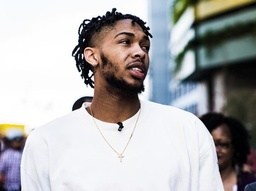
#> input picture cnn_NumPy/cnn_Numpy/Ingram.JPG, 256 x 191 px, shrunk from 1080 x 807 before the run
$ python test_cnn_NumPy.py
#> lines starting #> are read from the running program, lines starting #| are printed output that depends on the picture
### cnn_NumPy/cnn_Numpy/numpycnn.py
#!/usr/bin/env python3
# coding:utf-8

import numpy as np
import sys

# CONV operation
def conv(img, conv_filter):

    # test whether the channels match or not
    if len(img.shape) > 2 or len(conv_filter.shape) > 3:
        if img.shape[-1] != conv_filter.shape[-1]:
            print("Error: Number of channels must match.")
            sys.exit()

    # test whether the filter is a square shape
    if conv_filter.shape[1] != conv_filter.shape[2]:
        print("Error: Filter must be a square matrix. ")
        sys.exit()

    # test whether filter's edge is an odd number
    if conv_filter.shape[1] % 2 == 0:
        print("Error: Filter must be an odd size")
        sys.exit()

    # Output the conv result
    feature_maps = np.zeros((img.shape[0] - conv_filter.shape[1] + 1,
                             img.shape[1] - conv_filter.shape[1] + 1,
                             conv_filter.shape[0]))

    # do Convolutions
    for filter_num in range(conv_filter.shape[0]):
        print("Filter ", filter_num + 1)
        curr_filter = conv_filter[filter_num, :]

        """
        Checking if there are mutiple channels for the single filter
        If so, then each channel will convolve the image.
        The result of all convolutions are summed
            to return a single feature map
        """

        if len(curr_filter.shape) > 2:
            conv_map = conv_(img[:, :, 0], curr_filter[:, :, 0])

            for ch_num in range(1, curr_filter.shape[-1]):
                conv_map += conv_(img[:, :, ch_num], curr_filter[:, :, ch_num])

        else:
            conv_map = conv_(img, curr_filter)

        feature_maps[:, :, filter_num] = conv_map

    return feature_maps


def conv_(img, conv_filter):
    filter_size = conv_filter.shape[0]
    height = img.shape[0] - filter_size + 1
    width = img.shape[1] - filter_size + 1
    result = np.zeros((height, width))

    # Looping through the image
    for r in np.uint16(np.arange(0, height)):

        for c in np.uint16(np.arange(0, width)):

            curr_region = img[r: r + filter_size,
                              c: c + filter_size]
            curr_result = curr_region * conv_filter
            conv_sum = np.sum(curr_result)
            result[r, c] = conv_sum

    final_result = result

    return final_result


# ReLU activation function
def relu(feature_map):
    # Initialize the output
    relu_out = np.zeros((feature_map.shape))
    for map_num in range(feature_map.shape[-1]):
        for r in np.arange(0, feature_map.shape[0]):
            for c in np.arange(0, feature_map.shape[0]):
                relu_out[r, c, map_num] = np.maximum(0, feature_map[r, c, map_num])
    return relu_out


# Pooling Layer
def pooling(feature_map, size=2, stride=2):
    # Initialize the output
    pool_out = np.zeros((np.uint16((feature_map.shape[0] -size + 1)/stride),
                         np.uint16((feature_map.shape[1] -size + 1)/stride),
                         feature_map.shape[-1]))
    for map_num in range(feature_map.shape[-1]):
        r_index = 0
        for r in np.arange(0, feature_map.shape[0] - size - 1, stride):
            c_index = 0
            for c in np.arange(0, feature_map.shape[1] - size - 1, stride):
                pool_out[r_index, c_index, map_num] = np.max(feature_map[r: r + size, c: c + size])
                c_index += 1
            r_index += 1
    return pool_out


### cnn_NumPy/cnn_Numpy/test_cnn_NumPy.py
#!/usr/bin/env python3
from skimage import io, color
import numpy
import matplotlib
import numpycnn

# Reading the image
img = io.imread("Ingram.JPG")
#> img is the input picture: shape (191, 256, 3); mean R, G, B 175.2, 174.2, 174.7

# Converting the image into gray.
img = color.rgb2gray(img)
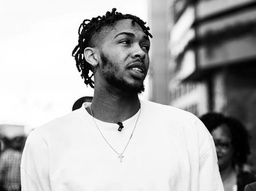
#> img: shape (191, 256) float64; min 0, max 1, mean 0.684

# First conv layer
# l1_filter = numpy.random.rand(2,7,7)*20 # Preparing the filters randomly.
l1_filter = numpy.zeros((2,3,3))
l1_filter[0, :, :] = numpy.array([[[-1, 0, 1],
                                   [-1, 0, 1],
                                   [-1, 0, 1]]])
l1_filter[1, :, :] = numpy.array([[[1,   1,  1],
                                   [0,   0,  0],
                                   [-1, -1, -1]]])

print("\n**Working with conv layer 1**")
l1_feature_map = numpycnn.conv(img, l1_filter)
#> the loop in conv, `for filter_num in range(conv_filter.shape[0]):` made 2 passes
#> pass 1, in conv, `conv_map = conv_(img, curr_filter)`:
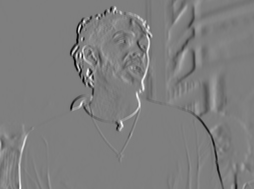
#> conv_map: shape (189, 254) float64; min -2.94, max 2.96, mean -0.0141; drawn with min black and max white
print("\n**ReLU**")
l1_feature_map_relu = numpycnn.relu(l1_feature_map)
print("\n**Pooling**")
l1_feature_map_relu_pool = numpycnn.pooling(l1_feature_map_relu, 2, 2)
print("**End of conv layer 1**\n")

# Second conv layer
l2_filter = numpy.random.rand(3, 5, 5, l1_feature_map_relu_pool.shape[-1])
print("\n**Working with conv layer 2**")
l2_feature_map = numpycnn.conv(l1_feature_map_relu_pool, l2_filter)
#> after the loop in conv (call 2), `for filter_num in range(conv_filter.shape[0]):`:
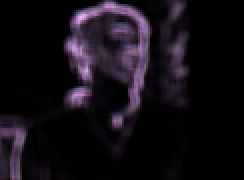
#> feature_maps: shape (90, 122, 3) float64 (shown 2 times larger); mean of channels 0, 1, 2 3.4, 2.6, 3.7; drawn with min black and max white
print("\n**ReLU**")
l2_feature_map_relu = numpycnn.relu(l2_feature_map)
print("\n**Pooling**")
l2_feature_map_relu_pool = numpycnn.pooling(l2_feature_map_relu, 2, 2)
print("**End of conv layer 2**\n")

# Third conv layer
l3_filter = numpy.random.rand(1, 7, 7, l2_feature_map_relu_pool.shape[-1])
print("\n**Working with conv layer 3**")
l3_feature_map = numpycnn.conv(l2_feature_map_relu_pool, l3_filter)
print("\n**ReLU**")
l3_feature_map_relu = numpycnn.relu(l3_feature_map)
#> after the loop in relu (call 3), `for map_num in range(feature_map.shape[-1]):`:
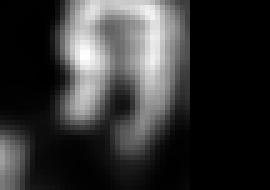
#> relu_out: shape (38, 54, 1) float64 (shown 5 times larger); min 0, max 1552.5, mean 315.2; drawn with min black and max white
print("\n**Pooling**")
l3_feature_map_relu_pool = numpycnn.pooling(l3_feature_map_relu, 2, 2)
print("**End of conv layer 3**\n")

# Graphing results
fig0, ax0 = matplotlib.pyplot.subplots(nrows=1, ncols=1)
ax0.imshow(img).set_cmap("gray")
ax0.set_title("Input Image")
ax0.get_xaxis().set_ticks([])
ax0.get_yaxis().set_ticks([])
matplotlib.pyplot.savefig("in_img.png", bbox_inches="tight")
matplotlib.pyplot.close(fig0)

# Layer 1
fig1, ax1 = matplotlib.pyplot.subplots(nrows=3, ncols=2)
ax1[0, 0].imshow(l1_feature_map[:, :, 0]).set_cmap("gray")
ax1[0, 0].get_xaxis().set_ticks([])
ax1[0, 0].get_yaxis().set_ticks([])
ax1[0, 0].set_title("L1-Map1")

ax1[0, 1].imshow(l1_feature_map[:, :, 1]).set_cmap("gray")
ax1[0, 1].get_xaxis().set_ticks([])
ax1[0, 1].get_yaxis().set_ticks([])
ax1[0, 1].set_title("L1-Map2")

ax1[1, 0].imshow(l1_feature_map_relu[:, :, 0]).set_cmap("gray")
ax1[1, 0].get_xaxis().set_ticks([])
ax1[1, 0].get_yaxis().set_ticks([])
ax1[1, 0].set_title("L1-Map1ReLU")

ax1[1, 1].imshow(l1_feature_map_relu[:, :, 1]).set_cmap("gray")
ax1[1, 1].get_xaxis().set_ticks([])
ax1[1, 1].get_yaxis().set_ticks([])
ax1[1, 1].set_title("L1-Map2ReLU")

ax1[2, 0].imshow(l1_feature_map_relu_pool[:, :, 0]).set_cmap("gray")
ax1[2, 0].get_xaxis().set_ticks([])
ax1[2, 0].get_yaxis().set_ticks([])
ax1[2, 0].set_title("L1-Map1ReLUPool")

ax1[2, 1].imshow(l1_feature_map_relu_pool[:, :, 1]).set_cmap("gray")
ax1[2, 0].get_xaxis().set_ticks([])
ax1[2, 0].get_yaxis().set_ticks([])
ax1[2, 1].set_title("L1-Map2ReLUPool")

matplotlib.pyplot.savefig("L1.png", bbox_inches="tight")
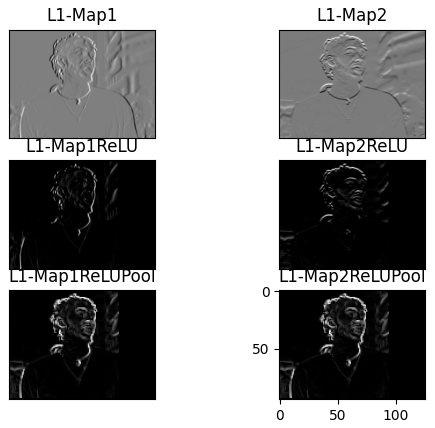
#> figure drawn by matplotlib, 6 panels
matplotlib.pyplot.close(fig1)

# Layer 2
fig2, ax2 = matplotlib.pyplot.subplots(nrows=3, ncols=3)
ax2[0, 0].imshow(l2_feature_map[:, :, 0]).set_cmap("gray")
ax2[0, 0].get_xaxis().set_ticks([])
ax2[0, 0].get_yaxis().set_ticks([])
ax2[0, 0].set_title("L2-Map1")

ax2[0, 1].imshow(l2_feature_map[:, :, 1]).set_cmap("gray")
ax2[0, 1].get_xaxis().set_ticks([])
ax2[0, 1].get_yaxis().set_ticks([])
ax2[0, 1].set_title("L2-Map2")

ax2[0, 2].imshow(l2_feature_map[:, :, 2]).set_cmap("gray")
ax2[0, 2].get_xaxis().set_ticks([])
ax2[0, 2].get_yaxis().set_ticks([])
ax2[0, 2].set_title("L2-Map3")

ax2[1, 0].imshow(l2_feature_map_relu[:, :, 0]).set_cmap("gray")
ax2[1, 0].get_xaxis().set_ticks([])
ax2[1, 0].get_yaxis().set_ticks([])
ax2[1, 0].set_title("L2-Map1ReLU")

ax2[1, 1].imshow(l2_feature_map_relu[:, :, 1]).set_cmap("gray")
ax2[1, 1].get_xaxis().set_ticks([])
ax2[1, 1].get_yaxis().set_ticks([])
ax2[1, 1].set_title("L2-Map2ReLU")

ax2[1, 2].imshow(l2_feature_map_relu[:, :, 2]).set_cmap("gray")
ax2[1, 2].get_xaxis().set_ticks([])
ax2[1, 2].get_yaxis().set_ticks([])
ax2[1, 2].set_title("L2-Map3ReLU")

ax2[2, 0].imshow(l2_feature_map_relu_pool[:, :, 0]).set_cmap("gray")
ax2[2, 0].get_xaxis().set_ticks([])
ax2[2, 0].get_yaxis().set_ticks([])
ax2[2, 0].set_title("L2-Map1ReLUPool")

ax2[2, 1].imshow(l2_feature_map_relu_pool[:, :, 1]).set_cmap("gray")
ax2[2, 1].get_xaxis().set_ticks([])
ax2[2, 1].get_yaxis().set_ticks([])
ax2[2, 1].set_title("L2-Map2ReLUPool")

ax2[2, 2].imshow(l2_feature_map_relu_pool[:, :, 2]).set_cmap("gray")
ax2[2, 2].get_xaxis().set_ticks([])
ax2[2, 2].get_yaxis().set_ticks([])
ax2[2, 2].set_title("L2-Map3ReLUPool")

matplotlib.pyplot.savefig("L2.png", bbox_inches="tight")
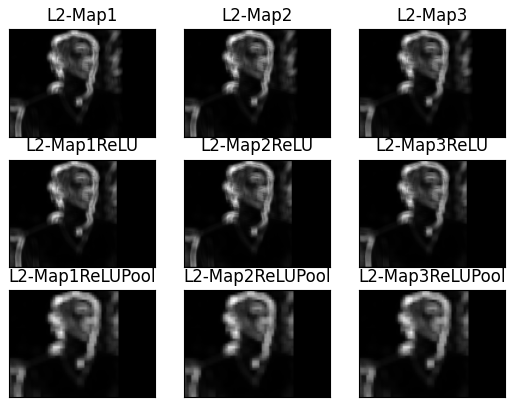
#> figure drawn by matplotlib, 9 panels
matplotlib.pyplot.close(fig2)

# Layer 3
fig3, ax3 = matplotlib.pyplot.subplots(nrows=1, ncols=3)
ax3[0].imshow(l3_feature_map[:, :, 0]).set_cmap("gray")
ax3[0].get_xaxis().set_ticks([])
ax3[0].get_yaxis().set_ticks([])
ax3[0].set_title("L3-Map1")

ax3[1].imshow(l3_feature_map_relu[:, :, 0]).set_cmap("gray")
ax3[1].get_xaxis().set_ticks([])
ax3[1].get_yaxis().set_ticks([])
ax3[1].set_title("L3-Map1ReLU")

ax3[2].imshow(l3_feature_map_relu_pool[:, :, 0]).set_cmap("gray")
ax3[2].get_xaxis().set_ticks([])
ax3[2].get_yaxis().set_ticks([])
ax3[2].set_title("L3-Map1ReLUPool")

matplotlib.pyplot.savefig("L3.png", bbox_inches="tight")
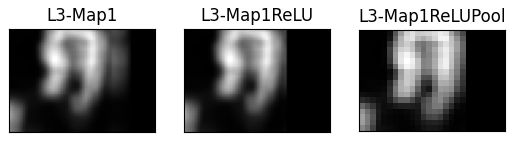
#> figure drawn by matplotlib, 3 panels
matplotlib.pyplot.close(fig3)
